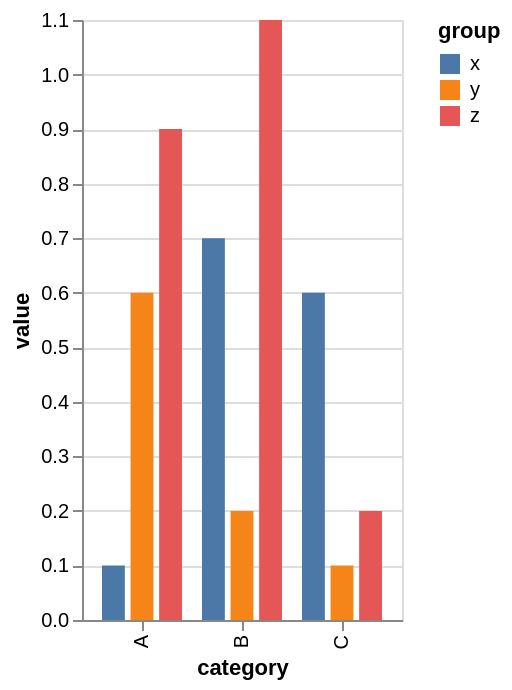

Express this chart as Vega-Lite.
### Vega specification from a JSON file in a GitHub repository (floating-point values rounded to 4 significant figures)
{"$schema": "https://vega.github.io/schema/vega/v6.json", "background": "white", "padding": 5, "height": 300, "style": "cell", "data": [{"name": "source_0", "values": [{"category": "A", "group": "x", "value": 0.1}, {"category": "A", "group": "y", "value": 0.6}, {"category": "A", "group": "z", "value": 0.9}, {"category": "B", "group": "x", "value": 0.7}, {"category": "B", "group": "y", "value": 0.2}, {"category": "B", "group": "z", "value": 1.1}, {"category": "C", "group": "x", "value": 0.6}, {"category": "C", "group": "y", "value": 0.1}, {"category": "C", "group": "z", "value": 0.2}]}, {"name": "data_0", "source": "source_0", "transform": [{"type": "stack", "groupby": ["category", "group"], "field": "value", "sort": {"field": [], "order": []}, "as": ["value_start", "value_end"], "offset": "zero"}, {"type": "filter", "expr": "isValid(datum[\"value\"]) && isFinite(+datum[\"value\"])"}]}], "signals": [{"name": "x_step", "value": 50}, {"name": "width", "update": "bandspace(domain('x').length, 0.2, 0.2) * x_step"}], "marks": [{"name": "marks", "type": "rect", "style": ["bar"], "from": {"data": "data_0"}, "encode": {"update": {"fill": {"scale": "color", "field": "group"}, "ariaRoleDescription": {"value": "bar"}, "description": {"signal": "\"category: \" + (isValid(datum[\"category\"]) ? datum[\"category\"] : \"\"+datum[\"category\"]) + \"; value: \" + (format(datum[\"value\"], \"\")) + \"; group: \" + (isValid(datum[\"group\"]) ? datum[\"group\"] : \"\"+datum[\"group\"])"}, "x": {"scale": "x", "field": "category", "offset": {"scale": "xOffset", "field": "group"}}, "width": {"signal": "max(0.25, bandwidth('xOffset'))"}, "y": {"scale": "y", "field": "value_end"}, "y2": {"scale": "y", "field": "value_start"}}}}], "scales": [{"name": "x", "type": "band", "domain": {"data": "data_0", "field": "category", "sort": true}, "range": {"step": {"signal": "x_step"}}, "padding": 0.2}, {"name": "y", "type": "linear", "domain": {"data": "data_0", "fields": ["value_start", "value_end"]}, "range": [{"signal": "height"}, 0], "nice": true, "zero": true}, {"name": "xOffset", "type": "band", "domain": {"data": "data_0", "field": "group", "sort": true}, "range": [0, {"signal": "bandwidth('x')"}], "paddingInner": 0.2}, {"name": "color", "type": "ordinal", "domain": {"data": "data_0", "field": "group", "sort": true}, "range": "category"}], "axes": [{"scale": "y", "orient": "left", "gridScale": "x", "grid": true, "tickCount": {"signal": "ceil(height/40)"}, "domain": false, "labels": false, "aria": false, "maxExtent": 0, "minExtent": 0, "ticks": false, "zindex": 0}, {"scale": "x", "orient": "bottom", "grid": false, "title": "category", "labelAlign": "right", "labelAngle": 270, "labelBaseline": "middle", "zindex": 0}, {"scale": "y", "orient": "left", "grid": false, "title": "value", "labelOverlap": true, "tickCount": {"signal": "ceil(height/40)"}, "zindex": 0}], "legends": [{"fill": "color", "symbolType": "square", "title": "group"}]}
